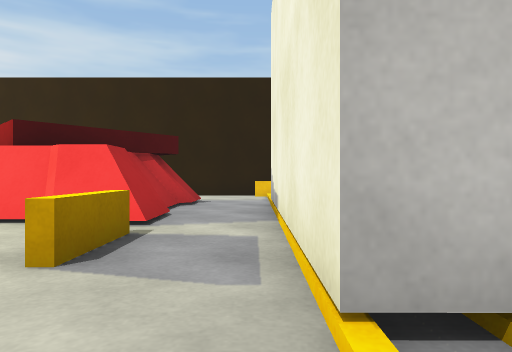
view 1 (above)

24 first-person views from a walk through a scene from a Unity 3-D project. The camera is 0.59 m above the floor, looks level and sees 70° across. Doors are open. The floor is counted in squares, 1 m on a side. Each view is taken from the middle of a square. On the plan, view 1 faces up. The plan holds only what a view shows up to about 10 squares ahead; the rest is blank. The place goes on beyond the plan. The player character is not drawn. Surface patterns are stand-ins for the level's own textures.

view 2
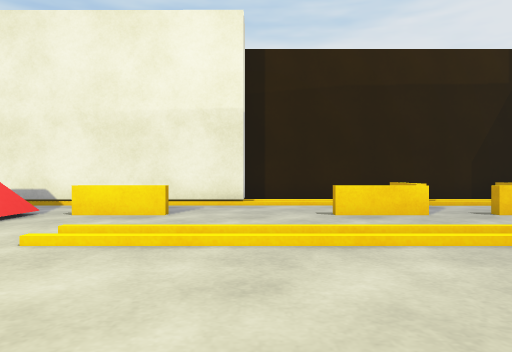

view 3
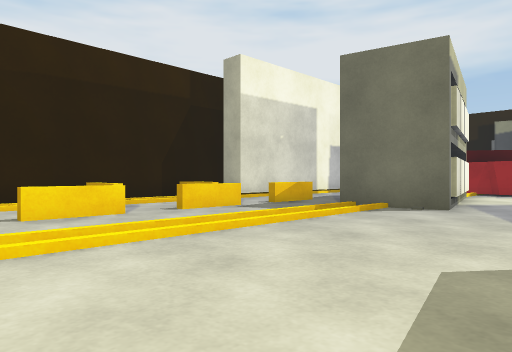

view 4
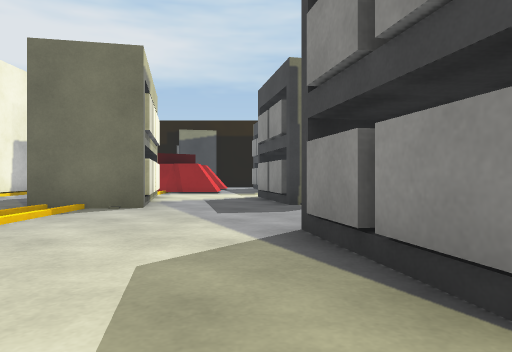

view 5
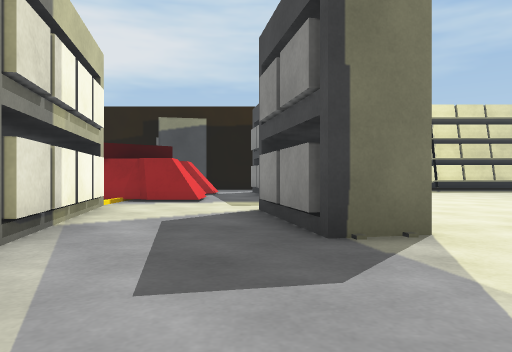

view 6
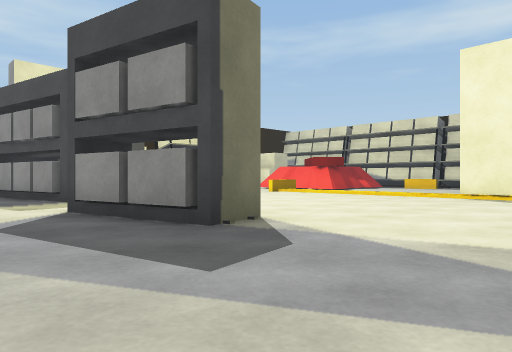

view 7
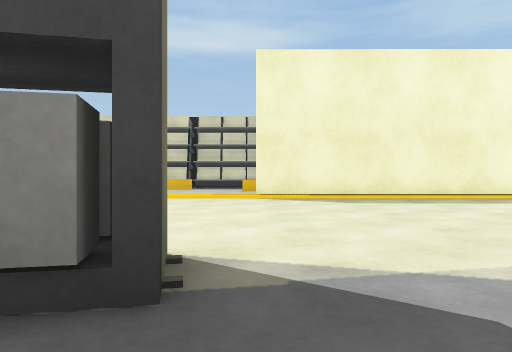

view 8
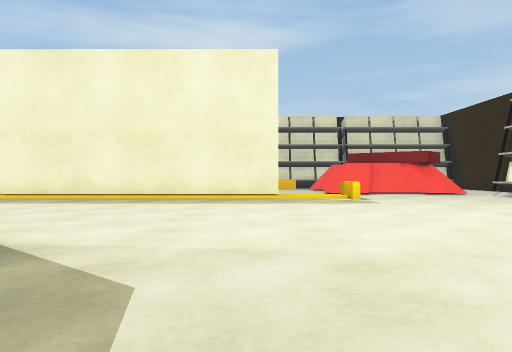

view 9
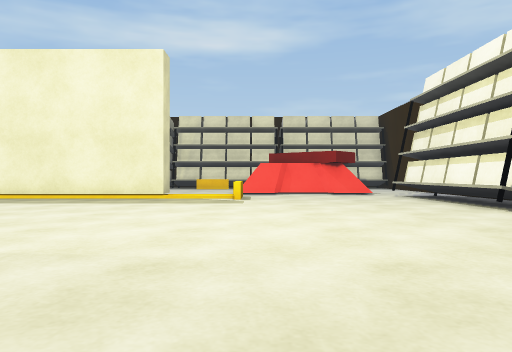

view 10
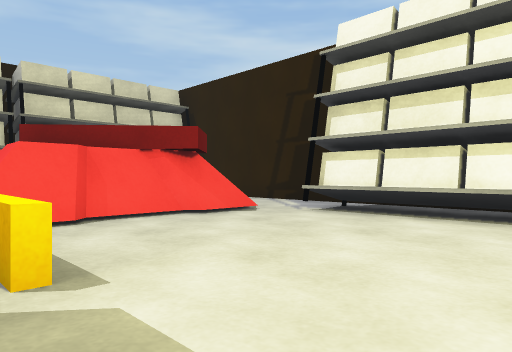

view 11
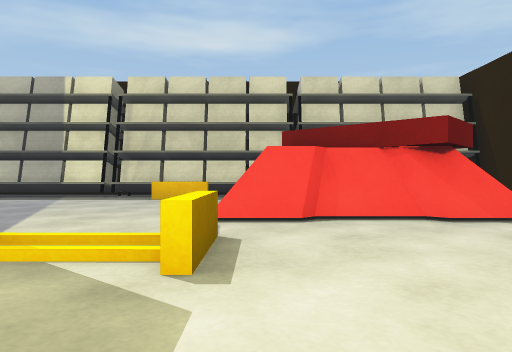

view 12
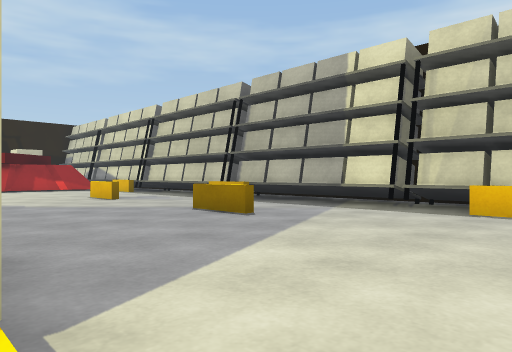

view 13
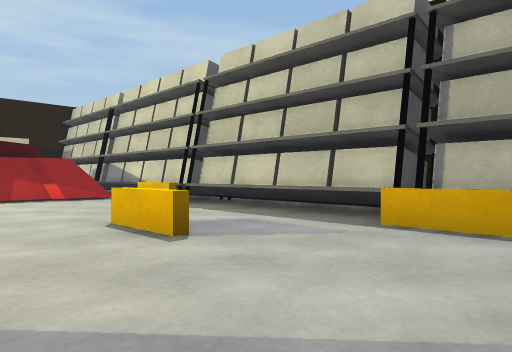

view 14
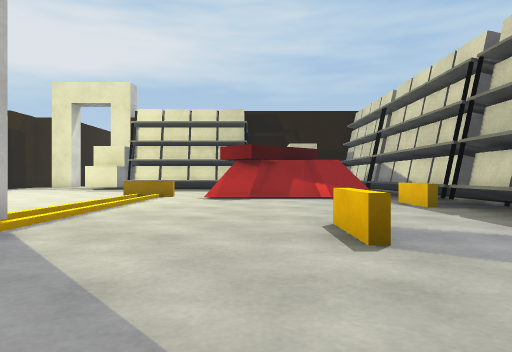

view 15
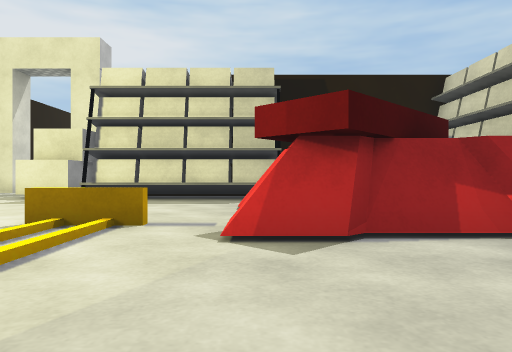

view 16
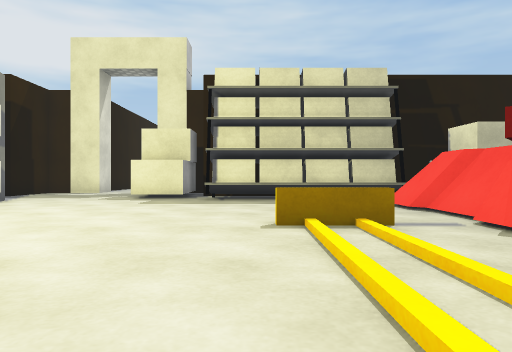

view 17
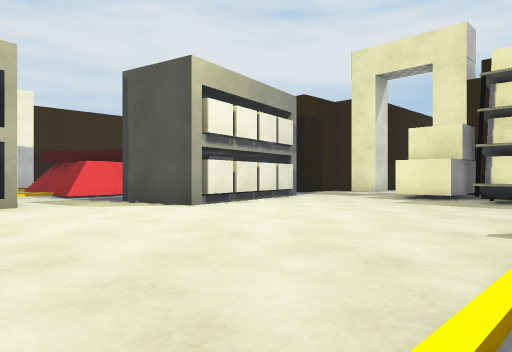

view 18
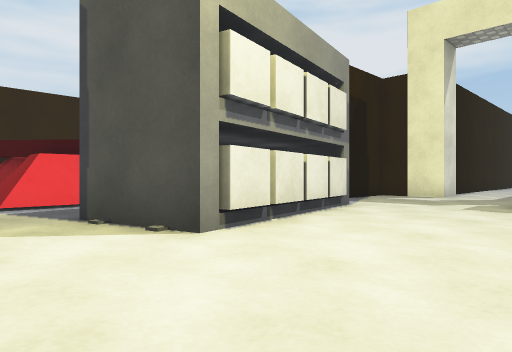

view 19
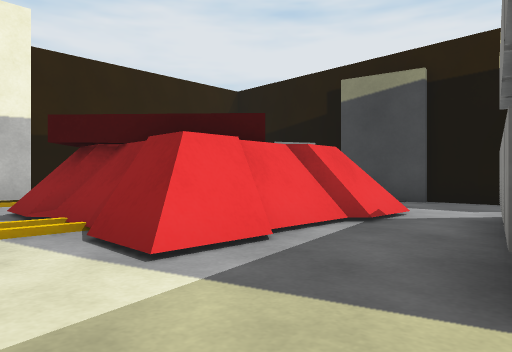

view 20
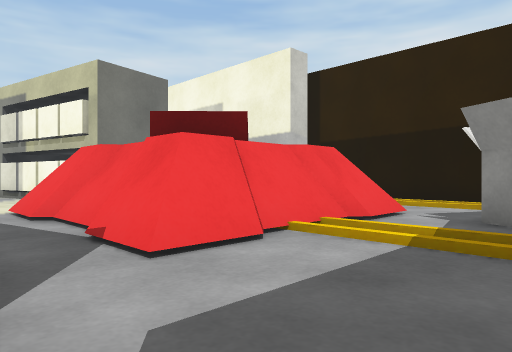

view 21
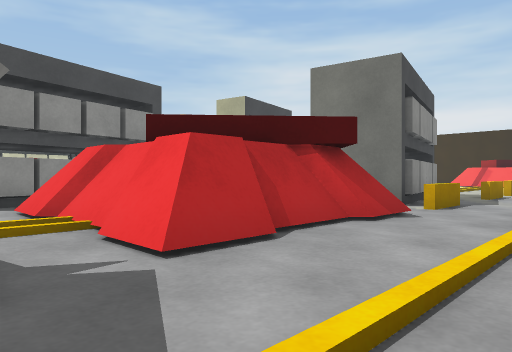

view 22
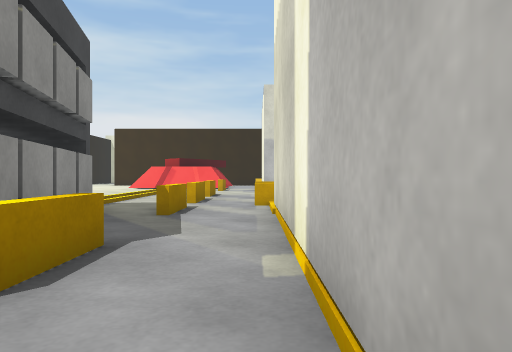

view 23
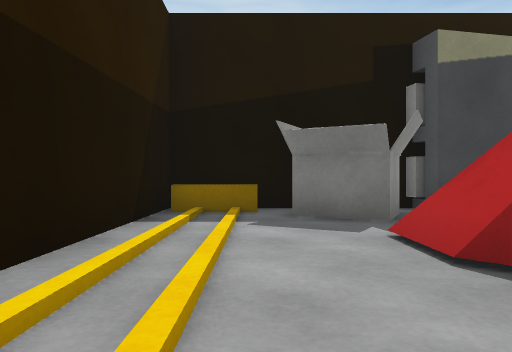

view 24
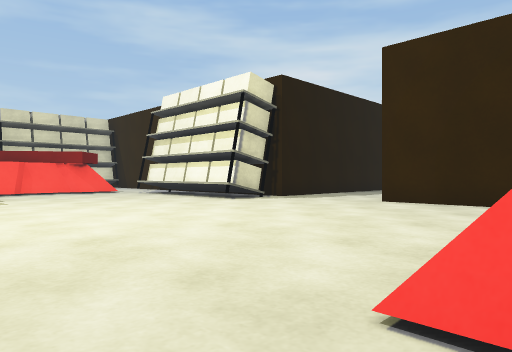

### Floor plan
Key: @ floor where view 1 was taken; # wall or solid block; x gap in a wall; . floor; / step, stairs or slope; D open door; = window, fence, low wall or low ledge; S shelf; O other object.
Columns run from 23 left of view 1 to 2 right of it. Each row starts with its distance up from view 1.
 11 ######      ..####
 10     ..SSSSSS.....     ..
  9      OSSSSSS......    ..
  8 S   OO............   O..
  7 S   OO............  OO..#
  6 S  OOO............ OOO..#
  5 S   OO.==.........OOOO..#
  4 S   ....................#
  3 S=.................//.=.#
  2 S......#...........//...#
  1 S......#...........//...##
  0 S..=...#...... O...//.=@/#
 -1 S..=...#......OO...//.=./#
 -2 S......#......OO...//..==#
 -3 S=.....#.......O...//.=###
 -4 S=.....#...........//.x.=#
 -5 S..=...#...........//.=. #
 -6 S..=..............##O.=.#
 -7 S.............OO..OOO...#
 -8 S..............O...OO...#
 -9 S=.............OO..OOO..#
-10 S=.................###..#
-11 S.......................#
-12 SOOOOO.==....###..OOOO..##
-13   OOOO.......OOO..OOOO../#
-14   O OO........OOO.OOOO../#
-15 S    O........OOO.OOOO../#
-16 S    .........O O......./#
-17 S OO SSSSS..... .....OO./#
-18 S  O SSSSSOO.......##OO==#
-19          #O ...###########
-20             ...
-21             DD#

Where each view was taken, in squares from view 1:
view 1: 0 up, 0 right, facing up
view 2: 1 up, 7 left, facing right
view 3: 1 up, 7 left, facing down-right
view 4: 1 up, 7 left, facing down
view 5: 3 down, 7 left, facing down
view 6: 3 down, 5 left, facing down-left
view 7: 6 down, 6 left, facing left
view 8: 2 up, 6 left, facing left
view 9: 5 up, 6 left, facing left
view 10: 4 up, 13 left, facing up-left
view 11: 5 up, 13 left, facing left
view 12: 4 up, 16 left, facing down-left
view 13: 2 down, 18 left, facing down-left
view 14: 2 down, 19 left, facing down
view 15: 8 down, 18 left, facing down
view 16: 8 down, 15 left, facing down
view 17: 8 down, 16 left, facing down-right
view 18: 10 down, 13 left, facing down-right
view 19: 10 down, 8 left, facing down-right
view 20: 18 down, 7 left, facing up-right
view 21: 17 down, 1 right, facing up-left
view 22: 12 down, 0 right, facing up
view 23: 12 down, 0 right, facing down
view 24: 3 up, 5 left, facing up-left
